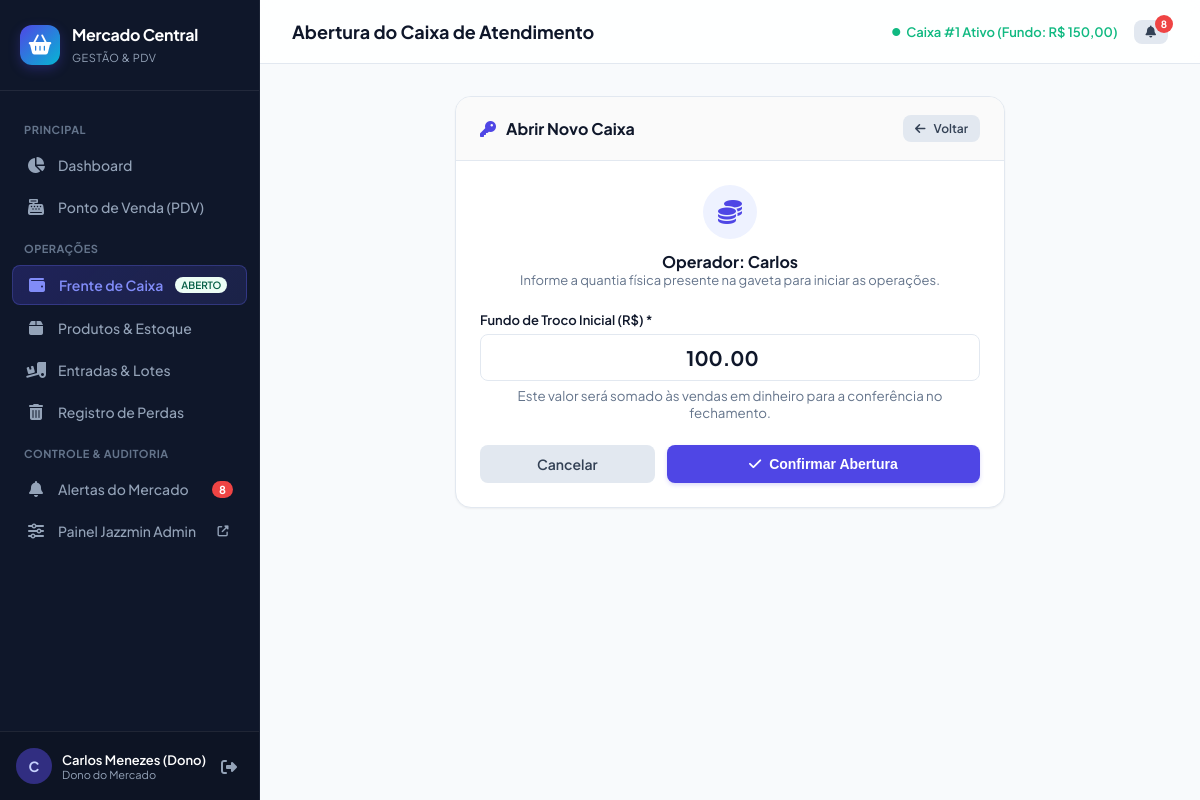
/caixa/abrir/ (signed in), run on the app's committed database.
### mercado/models.py (models this page shows, shortened)
class Usuario(AbstractUser):
    PAPEIS = (
        ('DONO', 'Dono do Mercado'),
        ('GERENTE', 'Gerente'),
        ('OPERADOR', 'Operador de Caixa'),
        ('ESTOQUISTA', 'Estoquista'),
    )
    papel = models.CharField(max_length=20, choices=PAPEIS, default='OPERADOR', verbose_name='Papel')
    class Meta:
        verbose_name = 'Usuário'
        verbose_name_plural = 'Usuários'

class Caixa(models.Model):
    operador = models.ForeignKey(Usuario, on_delete=models.PROTECT, related_name='caixas', verbose_name='Operador')
    aberto = models.BooleanField(default=True, verbose_name='Caixa Aberto?')
    data_abertura = models.DateTimeField(default=timezone.now, blank=True, verbose_name='Data de Abertura')
    data_fechamento = models.DateTimeField(null=True, blank=True, verbose_name='Data de Fechamento')
    fundo_troco_inicial = models.DecimalField(max_digits=10, decimal_places=2, default=0, verbose_name='Fundo de Troco Inicial (R$)')
    valor_fisico_conferido = models.DecimalField(max_digits=10, decimal_places=2, null=True, blank=True, verbose_name='Valor Físico Conferido (R$)')
    valor_sistema = models.DecimalField(max_digits=10, decimal_places=2, default=0, verbose_name='Valor Esperado no Sistema (R$)')
    observacao = models.TextField(blank=True, null=True, verbose_name='Observação do Fechamento')
    class Meta:
        verbose_name = 'Caixa'
        verbose_name_plural = 'Caixas'
        ordering = ['-data_abertura']

### mercado/views.py (the view, shortened to what this page needs)
# urls.py: path('caixa/abrir/', views.caixa_abrir_view, name='caixa_abrir'),
@login_required
def caixa_abrir_view(request):
    return render(request, 'mercado/caixa/abertura.html')

### mercado/context_processors.py (called while the page is built)
def alertas_context(request):
    if request.user.is_authenticated:
        alertas_pendentes = Alerta.objects.filter(visto=False).order_by('-data_criacao')[:10]
        total_alertas = Alerta.objects.filter(visto=False).count()
        caixa_aberto = Caixa.objects.filter(aberto=True, operador=request.user).first()
        if not caixa_aberto and request.user.papel in ['DONO', 'GERENTE']:
            caixa_aberto = Caixa.objects.filter(aberto=True).first()
        return {
            'alertas_pendentes': alertas_pendentes,
            'total_alertas': total_alertas,
            'caixa_aberto_usuario': caixa_aberto,
        }
    return {
        'alertas_pendentes': [],
        'total_alertas': 0,
        'caixa_aberto_usuario': None,
    }

### templates/mercado/caixa/abertura.html (shortened to what this page needs)
{% extends 'base.html' %}
{% block page_title %}Abertura do Caixa de Atendimento{% endblock %}
{% block content %}
<div style="max-width: 550px; margin: 0 auto;">
  <div class="card">
    <div class="card-header">
      <h3><i class="fas fa-key" style="color: var(--primary);"></i> Abrir Novo Caixa</h3>
      <a href="{% url 'caixa_status' %}" class="btn btn-sm btn-secondary">
        <i class="fas fa-arrow-left"></i> Voltar
      </a>
    </div>
    <div class="card-body">
      <div style="text-align: center; margin-bottom: 24px;">
        <div style="width: 54px; height: 54px; background: var(--primary-light); color: var(--primary); border-radius: var(--radius-full); display: inline-flex; align-items: center; justify-content: center; font-size: 24px; margin-bottom: 12px;">
          <i class="fas fa-coins"></i>
        </div>
        <h4 style="font-size: 16px; font-weight: 700;">Operador: {{ user.first_name|default:user.username }}</h4>
        <p style="font-size: 13px; color: var(--text-muted);">Informe a quantia física presente na gaveta para iniciar as operações.</p>
      </div>
      <form method="post">
        <div class="form-group">
          <label class="form-label" for="fundo_troco_inicial">Fundo de Troco Inicial (R$) *</label>
          <input type="number" step="0.01" id="fundo_troco_inicial" name="fundo_troco_inicial" value="100.00" class="form-control" style="font-size: 20px; font-weight: bold; text-align: center;" required autofocus>
          <small style="color: var(--text-muted); display: block; margin-top: 6px; text-align: center;">
            Este valor será somado às vendas em dinheiro para a conferência no fechamento.
          </small>
        </div>
        <div style="display: flex; gap: 12px; margin-top: 24px;">
          <a href="{% url 'caixa_status' %}" class="btn btn-secondary" style="flex: 1;">Cancelar</a>
          <button type="submit" class="btn btn-primary" style="flex: 2;">
            <i class="fas fa-check"></i> Confirmar Abertura
          </button>
        </div>
      </form>
    </div>
  </div>
</div>
{% endblock %}

### templates/base.html (shortened to what this page needs)
{% load static %}
<!DOCTYPE html>
<html lang="pt-br">
<head>
  <link rel="stylesheet" href="https://cdnjs.cloudflare.com/ajax/libs/font-awesome/6.5.1/css/all.min.css">
  <link rel="stylesheet" href="{% static 'css/custom.css' %}">
</head>
<body>
  <aside class="app-sidebar">
    <div class="brand-header">
      <div class="brand-icon">
        <i class="fas fa-shopping-basket"></i>
      </div>
      <div class="brand-text">
        <h1>Mercado Central</h1>
        <span>Gestão &amp; PDV</span>
      </div>
    </div>
    <ul class="sidebar-menu">
      <li class="menu-section-title">Principal</li>
      <li>
        <a href="{% url 'dashboard' %}" class="{% if request.resolver_match.url_name == 'dashboard' %}active{% endif %}">
          <i class="fas fa-chart-pie"></i>
          <span>Dashboard</span>
        </a>
      </li>
      <li>
        <a href="{% url 'pdv' %}" class="{% if request.resolver_match.url_name == 'pdv' %}active{% endif %}">
          <i class="fas fa-cash-register"></i>
          <span>Ponto de Venda (PDV)</span>
        </a>
      </li>
      <li class="menu-section-title">Operações</li>
      <li>
        <a href="{% url 'caixa_status' %}" class="{% if 'caixa' in request.resolver_match.url_name %}active{% endif %}">
          <i class="fas fa-wallet"></i>
          <span>Frente de Caixa</span>
          {% if caixa_aberto_usuario %}
            <span class="badge badge-success" style="font-size: 10px; padding: 2px 6px;">ABERTO</span>
          {% else %}
            <span class="badge badge-neutral" style="font-size: 10px; padding: 2px 6px;">FECHADO</span>
          {% endif %}
        </a>
      </li>
      <li>
        <a href="{% url 'produto_lista' %}" class="{% if 'produto' in request.resolver_match.url_name %}active{% endif %}">
          <i class="fas fa-box"></i>
          <span>Produtos &amp; Estoque</span>
        </a>
      </li>
      <li>
        <a href="{% url 'entrada_lista' %}" class="{% if 'entrada' in request.resolver_match.url_name %}active{% endif %}">
          <i class="fas fa-truck-loading"></i>
          <span>Entradas &amp; Lotes</span>
        </a>
      </li>
      <li>
        <a href="{% url 'perda_lista' %}" class="{% if 'perda' in request.resolver_match.url_name %}active{% endif %}">
          <i class="fas fa-trash-alt"></i>
          <span>Registro de Perdas</span>
        </a>
      </li>
      <li class="menu-section-title">Controle &amp; Auditoria</li>
      <li>
        <a href="{% url 'alerta_lista' %}" class="{% if 'alerta' in request.resolver_match.url_name %}active{% endif %}">
          <i class="fas fa-bell"></i>
          <span>Alertas do Mercado</span>
          {% if total_alertas > 0 %}
            <span class="menu-badge">{{ total_alertas }}</span>
          {% endif %}
        </a>
      </li>
      {% if user.is_staff %}
      <li>
        <a href="/admin/" target="_blank">
          <i class="fas fa-sliders-h"></i>
          <span>Painel Jazzmin Admin</span>
          <i class="fas fa-external-link-alt" style="font-size: 11px; margin-left: auto;"></i>
        </a>
      </li>
      {% endif %}
    </ul>
    <div class="sidebar-footer">
      <div class="user-card">
        <div class="user-avatar">
          {{ user.first_name|default:user.username|slice:":1"|upper }}
        </div>
        <div class="user-info">
          <div class="name">{{ user.get_full_name|default:user.username }}</div>
          <div class="role">{{ user.get_papel_display }}</div>
        </div>
      </div>
      <a href="{% url 'logout' %}" class="btn-logout" title="Sair do Sistema">
        <i class="fas fa-sign-out-alt"></i>
      </a>
    </div>
  </aside>
  <main class="app-main">
    <header class="top-navbar">
      <div class="navbar-title">
        <h2>{% block page_title %}Dashboard{% endblock %}</h2>
      </div>
      <div class="navbar-actions">
        {% if caixa_aberto_usuario %}
          <div style="font-size: 13px; color: var(--success); font-weight: 600; display: flex; align-items: center; gap: 6px;">
            <i class="fas fa-circle" style="font-size: 8px;"></i>
            <span>Caixa #{{ caixa_aberto_usuario.id }} Ativo (Fundo: R$ {{ caixa_aberto_usuario.fundo_troco_inicial }})</span>
          </div>
        {% else %}
          <a href="{% url 'caixa_abrir' %}" class="btn btn-sm btn-primary">
            <i class="fas fa-key"></i> Abrir Caixa
          </a>
        {% endif %}
        <a href="{% url 'alerta_lista' %}" class="btn btn-sm btn-secondary" style="position: relative;" title="Alertas">
          <i class="fas fa-bell"></i>
          {% if total_alertas > 0 %}
            <span style="position: absolute; top: -5px; right: -5px; background: var(--danger); color: #fff; border-radius: 9999px; width: 18px; height: 18px; font-size: 10px; display: flex; align-items: center; justify-content: center; font-weight: bold;">
              {{ total_alertas }}
            </span>
          {% endif %}
        </a>
      </div>
    </header>
    <div class="page-content">
      {% block content %}{% endblock %}
    </div>
  </main>
</body>
</html>

### data on the page
Usuario: first_name "C", get_full_name "Carlos Menezes (Dono)", papel "Dono do Mercado", first_name "Carlos"
Caixa: id "1", fundo_troco_inicial "150,00"

### other printed values
{{ total_alertas }} "8"
